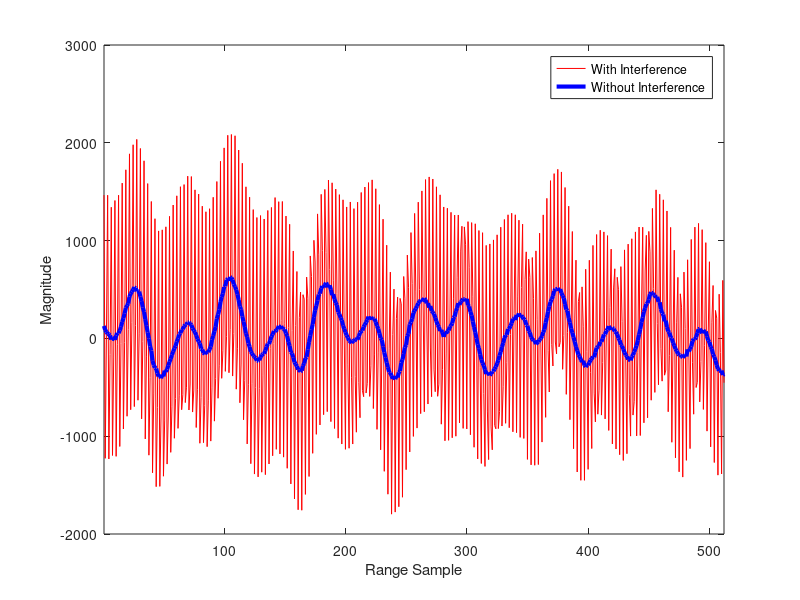
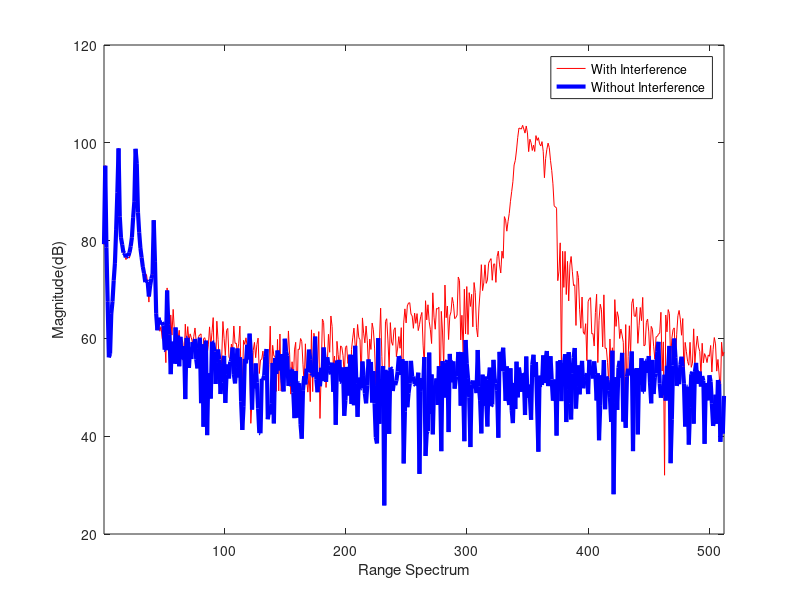
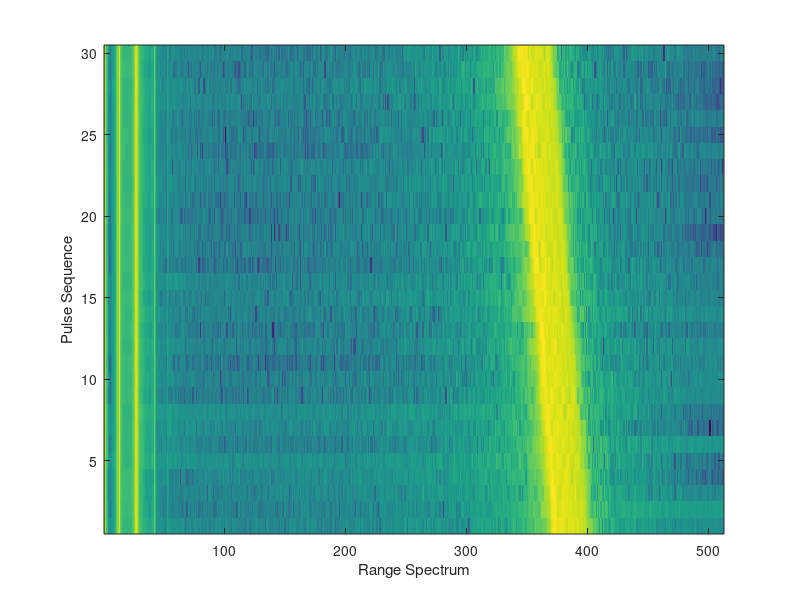
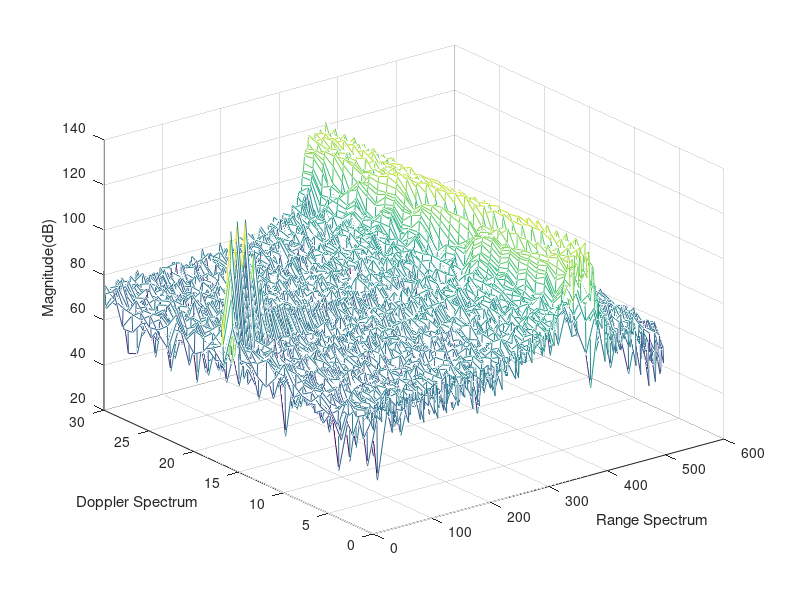

The MATLAB source for these figures, in order:
%Radar Interferece signal Analysis by millimeter wave radar  @ 2024
%Range Migration and spread of ghost target due to the relative offset of chirp rate and the clock drift between two interactional
%radars
%Copy Right: Beijing Jiaotong University 9570
close all
clear all
clc

load('RawInterferenceData.mat')

PulseLength=size(RawFrameData,2);
PulseNum=size(RawFrameData,1);
InterferedPulseNum=30;
InterferedFrameData=RawFrameData;
TempFrameFFT1=fft(InterferedFrameData,[],2);
TempFrameFFT=fftshift(TempFrameFFT1,2);

figure
plot(InterferedFrameData(InterferedPulseNum,1:PulseLength/2),'r-')
hold on
plot(InterferedFrameData(PulseNum,1:PulseLength/2),'b-','Linewidth',3)
xlabel('Range Sample')
ylabel('Magnitude')
legend('With Interference','Without Interference')
xlim([1 PulseLength/2])

figure
plot(20*log10(abs(TempFrameFFT(InterferedPulseNum,(PulseLength/2+1):end))),'r-')
hold on
plot(20*log10(abs(TempFrameFFT(PulseNum,(PulseLength/2+1):end))),'b-','Linewidth',3)
xlabel('Range Spectrum')
ylabel('Magnitude(dB)')
legend('With Interference','Without Interference')
xlim([1 PulseLength/2])

figure
imagesc(20*log10(abs(TempFrameFFT(1:InterferedPulseNum,(PulseLength/2+1):end))));
xlabel('Range Spectrum')
ylabel('Pulse Sequence')
axis xy

InterferedData=(TempFrameFFT(1:InterferedPulseNum,(PulseLength/2+1):end));
DFFT2=fftshift(fft(InterferedData,[],1),1);

figure
mesh(20*log10(abs(DFFT2)));
xlabel('Range Spectrum')
ylabel('Doppler Spectrum')
zlabel('Magnitude(dB)')
axis xy


